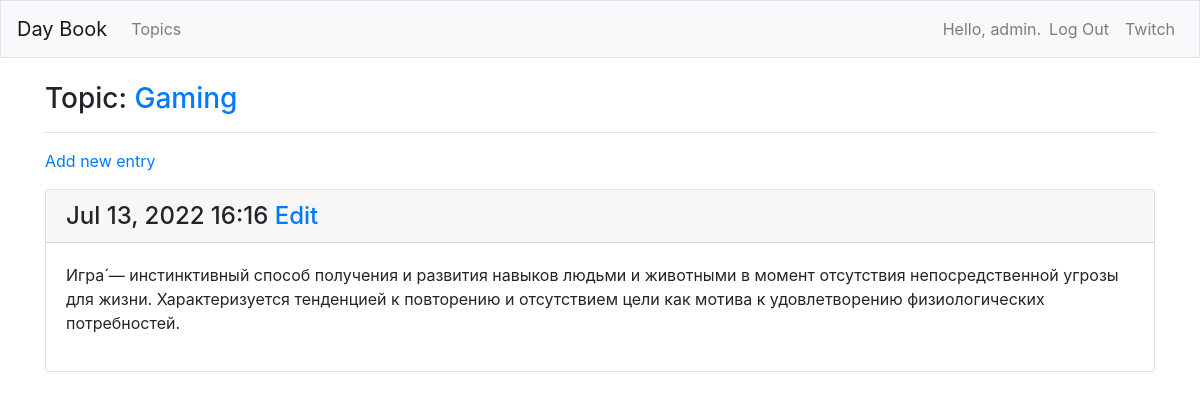
The page /topics/3/ (signed in) on the database its author committed.
### learning_logs/models.py (models this page shows, shortened)
class Topic(models.Model):
    text = models.CharField(max_length=200)
    date_added = models.DateTimeField(auto_now_add=True)
    owner = models.ForeignKey(User, on_delete=models.CASCADE)
    def __str__(self):
        return self.text

class Entry(models.Model):
    topic = models.ForeignKey(Topic, on_delete=models.CASCADE)
    text = models.TextField()
    date_added = models.DateTimeField(auto_now_add=True)
    class Meta:
        verbose_name_plural = 'entries'

### learning_logs/views.py (the view)
# urls.py: path('topics/<int:topic_id>/', views.topic, name='topic'),
@login_required
def topic(request, topic_id):
    topic = Topic.objects.get(id=topic_id)
    check_topic_owner(owner=topic.owner, current_user=request.user)
    entries = topic.entry_set.order_by('-date_added')
    context = {'topic': topic, 'entries': entries}
    return render(request, 'learning_logs/topic.html', context)

### learning_logs/views.py (called while the page is built)
def check_topic_owner(owner, current_user):
    if owner != current_user:
        raise Http404

### learning_logs/templates/learning_logs/topic.html
{% extends 'learning_logs/base.html' %}
{% block page_header %}
  <h3>Topic:
  <a href="{% url 'learning_logs:topics' %}">{{ topic }}</a></h3>
{% endblock page_header %}
{% block content %}
<p>
  <a href="{% url 'learning_logs:new_entry' topic.id %}">Add new entry</a>
    {% for entry in entries %}
      <div class="card mb-3">
        <h4 class="card-header">
          {{ entry.date_added|date:'M d, Y H:i'}}
          <a href="{% url 'learning_logs:edit_entry' entry.id %}">Edit</a>
        </h4>
        <div class="card-body">
          {{ entry.text|linebreaks }}
        </div>
      </div>
    {% empty %}
    <p>There are no entries for this topic yet</p>
    {% endfor %}
{% endblock content %}

### learning_logs/templates/learning_logs/base.html (shortened to what this page needs)
{% load bootstrap4 %}
<!doctype html>
<html lang="en">
  <head>
    {% bootstrap_css %}
  </head>
  <body>
    <nav class="navbar navbar-expand-md navbar-light bg-light mb-4 border">
      <a class="navbar-brand" href="{% url 'learning_logs:index' %}">Day Book</a>
      <div class="collapse navbar-collapse" id="navbarCollapse">
        <ul class="navbar-nav mr-auto">
          <li class="nav-item">
            <a class="nav-link" href="{% url 'learning_logs:topics' %}">Topics</a>
          </li>
        </ul>
        <ul class="navbar-nav ml-auto">
          {% if user.is_authenticated %}
          <li class="nav-item">
            <span class="navbar-text">Hello, {{ user.username }}.</span>
          </li>
          <li class="nav-item">
            <a class="nav-link" href="{% url 'users:logout' %}">Log Out</a>
          </li>
          {% endif %}
          <li>
            <a target="_blank" class="nav-link" href="https://www.twitch.tv/">Twitch</a>
          </li>
        </ul>
      </div>
    </nav>
    <main role="main" class="container">
      <div class="pb-2 mb-3 border-bottom">
        {% block page_header %}{% endblock page_header %}
      </div>
      <div>
        {% block content %}{% endblock content %}
      </div>
    </main>
  </body>
</html>

### rows shown on the page
Topic: text "Gaming"
Entry: date_added "Jul 13, 2022 16:16", text "Игра́ — инстинктивный способ получения и развития навыков людьми и животными в момент отсутствия непосредственной угрозы для жизни. Характеризуется тенденцией к повторению и отсутствием цели как мотива к удовлетворению физиологических потребностей."

### other values the page prints
{{ user.username }} "admin"
